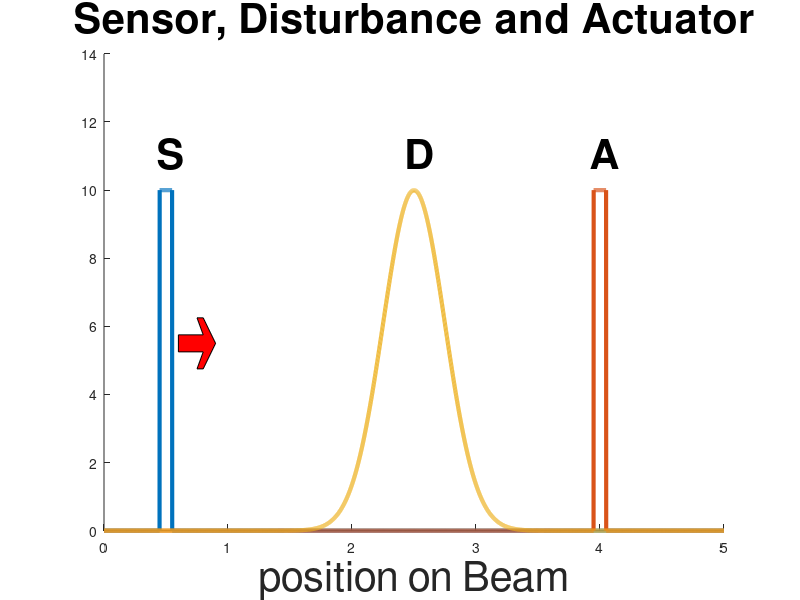

MATLAB code for this plot:
clc;clear;
Length            = 5; %0.4573        ;%length
NumNode           = 10000  ;%number of modes
Stiffness         = 0.491; %0.491      ;
MassDensity       = 0.093; %  0.093
DampingVis        = 0.0013;%0.0013     ;
DampingKV         = 0.0000649;%0.00000000000649  ;%0.0000649 
ActLoc            = Length*0.8 ; 
SenLoc            = Length*0.1 ; 
ActWidth          = Length*0.01; % 0.01
SenWidth          = Length*0.01;
StateWeight       = 1          ;%state weight in the cost function
ControlWeight     = 1          ;%control weight in the cost function, must be one for unitary assumpt of zhou for Riccaties page 376
DisturbanceEnergy = 1000          ;
DisturbanceMean   = Length*0.5 ;%disturbance is a gaussian function
DisturbanceVar    = Length*0.05;
DistWeightOnMeasurement = 1    ; % must be one for unitary assumption of zhou page 376
NumLoc            = 100;        

L = Length;
sensorLoc = SenLoc;
sensorWidth = SenWidth;
DisturbanceWidth = DisturbanceVar;
dx   = 0.001;
x    = 0:dx:L;


sensor  = zeros(1,length(x));
I1 = floor((SenWidth/Length)*length(x));
I2 = floor(length(x)*SenLoc/Length);
sensor(I2-I1:I2+I1) = 1/(2*SenWidth);

actuator  = zeros(1,length(x));
I1 = floor((ActWidth/Length)*length(x));
I2 = floor(length(x)*ActLoc/Length);
actuator(I2-I1:I2+I1) = 1/(2*ActWidth);

Disutrbance    = 10*exp((-1/2)*((x-DisturbanceMean)/DisturbanceWidth).^2); %Disturbance a normalized gaussian function
%Disutrbance    = 10*Disutrbance/(norm(Disutrbance)*sqrt(dx));          %Normalizing L2 norm to one

factor = 10;
x1 = SenLoc + 0.1;
y1 = 0.525*factor;
d1 = 0.2;
d2 = 0.1;
d3 = 0.05;
h1 = 0.05*factor;
h2 = 0.05*factor;
starXCord = [x1,x1,x1+d1,x1+d1-d3,x1+d1,x1+d1+d2,x1+d1,x1+d1-d3,x1+d1];
starYCord = [y1,y1+h1,y1+h1,y1+h1+h2,y1+h1+h2,y1+h1/2,y1-h2,y1-h2,y1];


clf;
hold on;
plot(x,sensor,'LineWidth',3);
plot(x,actuator,'LineWidth',3);
plot(x,Disutrbance,'LineWidth',3);
text(DisturbanceMean-0.08,   11.1, 'D', 'Color', [0,0,0],'FontSize', 10,'FontWeight', 'bold');
text(ActLoc-0.08,  11.1, 'A', 'Color', [0,0,0],'FontSize', 18,'FontWeight', 'bold');
text(SenLoc-0.08, 11.1, 'S', 'Color', [0,0,0],'FontSize', 18,'FontWeight', 'bold');
fill(starXCord,starYCord,'r');
hold off;
axis([0,5,0,14]);
xlabel('position on Beam');
%ylabel*'Y');
title('Sensor, Disturbance and Actuator');
set(findall(gca,'type','text'),'fontSize',30);
